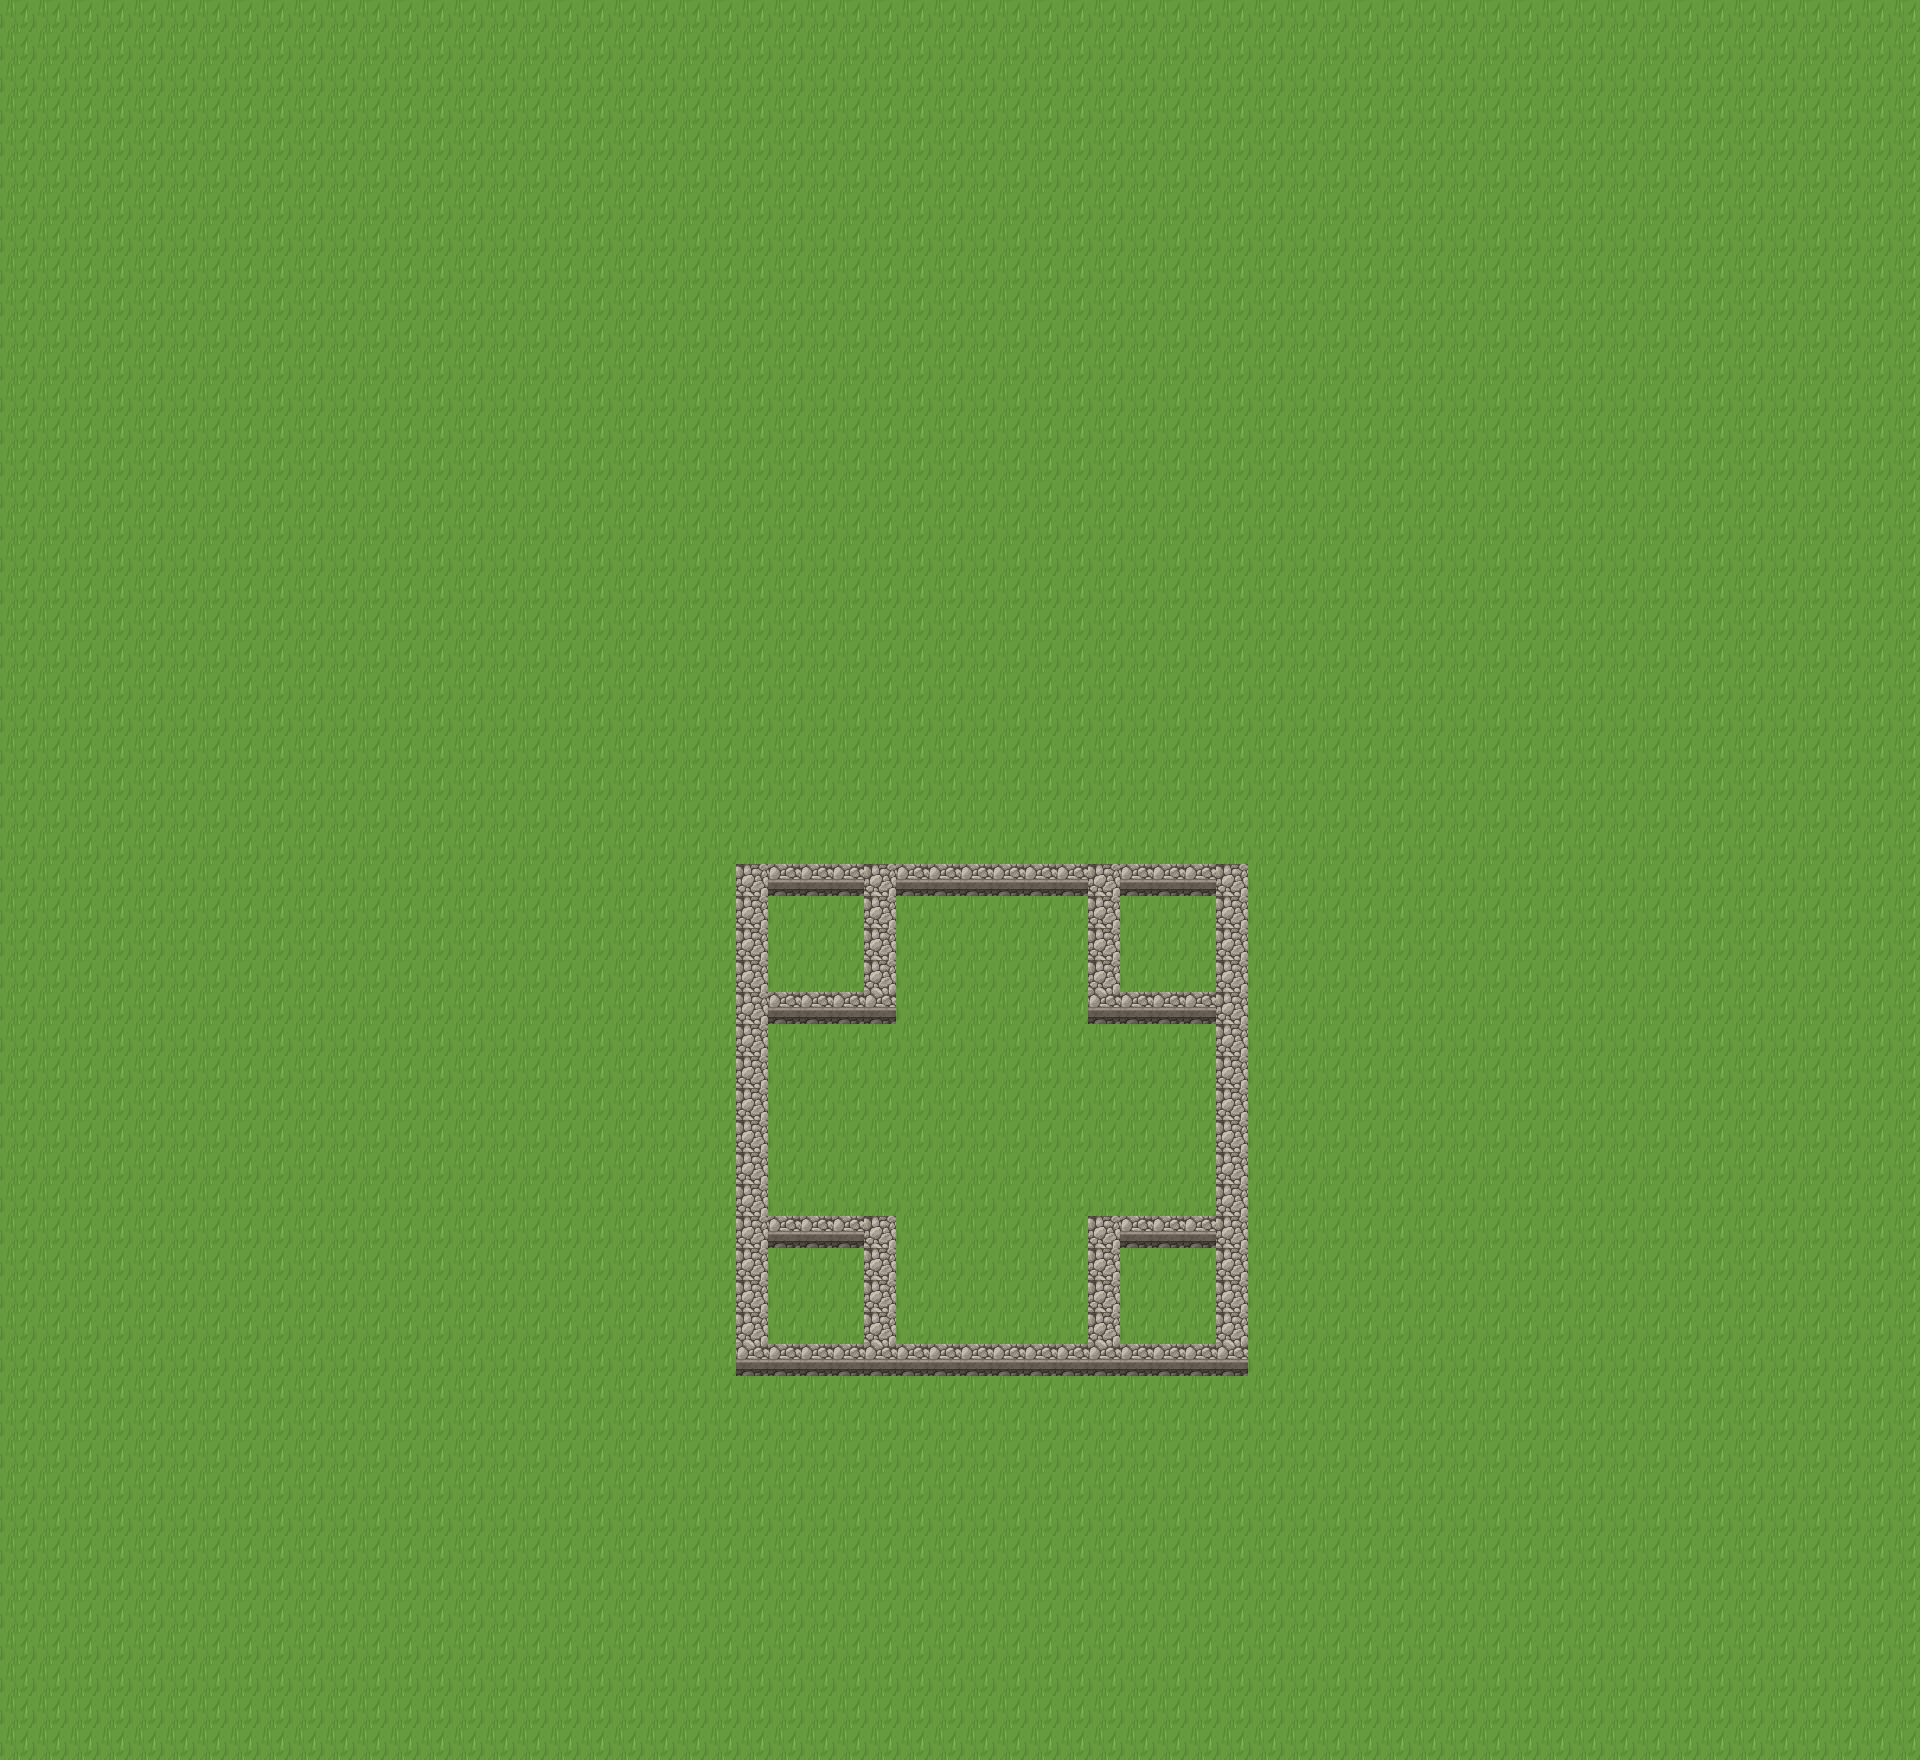

Tiled map render using the project's own tile images. Description and the map definition, with tile-layer contents summarised, below:
An orthogonal 60x55 tile map with 32x32 px tiles, 1 tile layer (Grass), 2 tilesets.

<map version="1.2" tiledversion="1.2.5" orientation="orthogonal" renderorder="left-down" width="60" height="55" tilewidth="32" tileheight="32" infinite="0" nextlayerid="14" nextobjectid="1">
 <tileset firstgid="1" name="Walls" tilewidth="32" tileheight="32" tilecount="312" columns="13">
  <image source="walls.png" width="432" height="768" />
  <tile id="40">
   <properties>
    <property name="Attackable" type="bool" value="true" />
    <property name="Health" type="int" value="2" />
   </properties>
  </tile>
  <tile id="53">
   <properties>
    <property name="Attackable" type="bool" value="true" />
    <property name="Health" type="int" value="2" />
   </properties>
  </tile>
  <tile id="126">
   <properties>
    <property name="Attackable" type="bool" value="true" />
   </properties>
  </tile>
  <tile id="139">
   <properties>
    <property name="Attackable" type="bool" value="true" />
   </properties>
  </tile>
 </tileset>
 <tileset firstgid="313" name="Grass" tilewidth="32" tileheight="32" tilecount="375" columns="25">
  <image source="fullGrass tile.png" width="827" height="496" />
  <tile id="0">
   <properties>
    <property name="IsGrass" type="bool" value="true" />
   </properties>
  </tile>
 </tileset>
 <layer id="13" name="Grass" width="60" height="55">
  <data>[3300 cells, 3300 non-empty, 3 distinct tile ids]</data>
 </layer>
</map>
